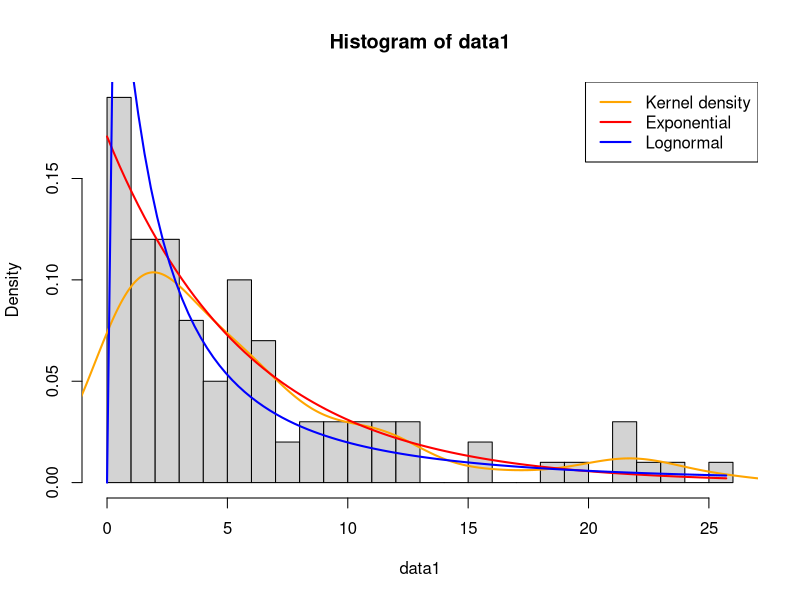

Write the R code that produced this figure.
## ---- chunk 1
knitr::opts_chunk$set(echo = TRUE)
## ---- chunk 2
uco <- 492875  # insert your UCO
set.seed(uco)
data1 <- round(rgamma(100, 1, 1/5), 2)
data1 <- data1[data1 != 0]
## ---- chunk 3
negloglik_exp = function(lambda, data) {
    return(-sum(dexp(data, lambda, log = TRUE)))
}

result = optimize(negloglik_exp, interval = c(0, 100), data = data1)
lambda = result$minimum

nll_lognorm_mu = function(mu, data) {
    return(- sum(dlnorm(data, meanlog = mu, sdlog = 0.5, log = TRUE)))
}

result = optimize(nll_lognorm_mu, interval = c(0, 100), data = data1)
mu = result$minimum

#nll for sdlog
nll_lognorm_sig = function(sigma, mu, data) {
    return(- sum(dlnorm(data, meanlog = mu, sdlog = sigma, log = TRUE)))
}

result = optimize(nll_lognorm_sig, interval = c(0, 100), mu = mu, data = data1)
sigma = result$minimum

x = seq(0, max(data1), length = 100)
hist(data1, freq = FALSE, breaks = 20)
lines(density(data1), col = "orange", lwd = 2)
lines(x, dexp(x, lambda), col = "red", lwd = 2)
lines(x, dlnorm(x, meanlog = mu, sdlog = sigma),
      col = "blue", lwd = 2)
legend("topright", legend = c("Kernel density", "Exponential", "Lognormal"),
       col = c("orange", "red", "blue"), lwd = 2)
## ---- chunk 4
uco <- 492875  # insert your UCO
set.seed(uco)
data2 <- sample(data1, 80)
## ---- chunk 5
# insert your code of the plot here
## ---- chunk 6
# insert your code here
